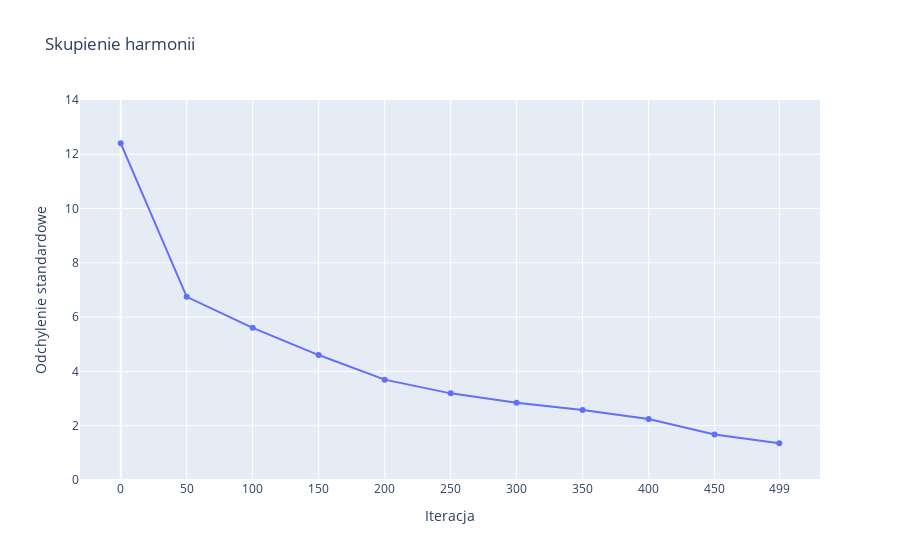

Source (notebook cell):
### Code cell
fig = go.Figure()

fig.update_layout(title='Skupienie harmonii',
                   xaxis_title='Iteracja',
                   yaxis_title='Odchylenie standardowe',
                    xaxis = dict(
                        tickmode = 'array',
                        tickvals = x,
                        ticktext = x
                    ),
                  yaxis = dict(
                      range=[0, 14]
                  )
                 )

standard_devations = np.array([df.iloc[:,-1].std() for df in data_frames])
fig.add_trace(go.Scatter(x=x, y=standard_devations,
                    mode='lines+markers',
                    name='Odchylenie standardowe wartości'))

### Figure 1 — Plotly figure (JSON) as saved in the notebook; plotly's stock layout.template omitted (floating-point values rounded to 4 significant figures)
{"data": [{"mode": "lines+markers", "name": "Odchylenie standardowe wartości", "type": "scatter", "x": [0, 50, 100, 150, 200, 250, 300, 350, 400, 450, 499], "y": [12.4, 6.749, 5.606, 4.603, 3.697, 3.192, 2.847, 2.579, 2.248, 1.678, 1.353]}], "layout": {"title": {"text": "Skupienie harmonii"}, "xaxis": {"tickmode": "array", "ticktext": [0, 50, 100, 150, 200, 250, 300, 350, 400, 450, 499], "tickvals": [0, 50, 100, 150, 200, 250, 300, 350, 400, 450, 499], "title": {"text": "Iteracja"}}, "yaxis": {"range": [0, 14], "title": {"text": "Odchylenie standardowe"}}}}
